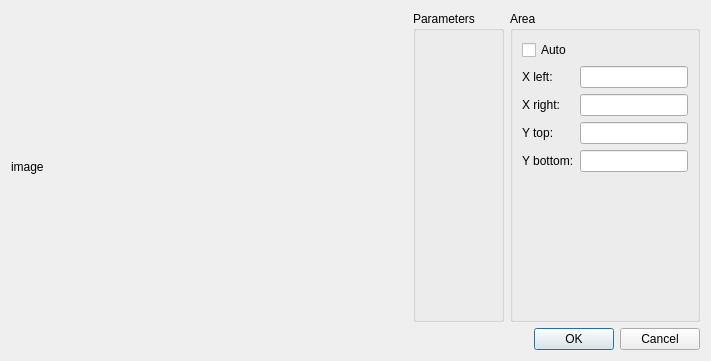
<?xml version="1.0" encoding="UTF-8"?>
<ui version="4.0">
 <class>Scenario</class>
 <widget class="QDialog" name="Scenario">
  <property name="geometry">
   <rect>
    <x>0</x>
    <y>0</y>
    <width>711</width>
    <height>361</height>
   </rect>
  </property>
  <property name="windowTitle">
   <string>Dialog</string>
  </property>
  <layout class="QVBoxLayout" name="verticalLayout_2">
   <item>
    <layout class="QHBoxLayout" name="horizontalLayout" stretch="1,0,0">
     <item>
      <widget class="QLabel" name="image">
       <property name="text">
        <string>image</string>
       </property>
      </widget>
     </item>
     <item>
      <widget class="QGroupBox" name="parameters">
       <property name="title">
        <string>Parameters</string>
       </property>
      </widget>
     </item>
     <item>
      <widget class="QGroupBox" name="groupBox">
       <property name="title">
        <string>Area</string>
       </property>
       <layout class="QVBoxLayout" name="verticalLayout">
        <item>
         <widget class="QCheckBox" name="autoArea">
          <property name="text">
           <string>Auto</string>
          </property>
         </widget>
        </item>
        <item>
         <layout class="QFormLayout" name="formLayout">
          <item row="0" column="0">
           <widget class="QLabel" name="label_7">
            <property name="text">
             <string>X left:</string>
            </property>
           </widget>
          </item>
          <item row="0" column="1">
           <widget class="SIUnitEdit" name="xleft"/>
          </item>
          <item row="1" column="0">
           <widget class="QLabel" name="label_8">
            <property name="text">
             <string>X right:</string>
            </property>
           </widget>
          </item>
          <item row="1" column="1">
           <widget class="SIUnitEdit" name="xright"/>
          </item>
          <item row="2" column="0">
           <widget class="QLabel" name="label_9">
            <property name="text">
             <string>Y top:</string>
            </property>
           </widget>
          </item>
          <item row="2" column="1">
           <widget class="SIUnitEdit" name="ytop"/>
          </item>
          <item row="3" column="0">
           <widget class="QLabel" name="label_10">
            <property name="text">
             <string>Y bottom:</string>
            </property>
           </widget>
          </item>
          <item row="3" column="1">
           <widget class="SIUnitEdit" name="ybottom"/>
          </item>
         </layout>
        </item>
        <item>
         <spacer name="verticalSpacer">
          <property name="orientation">
           <enum>Qt::Vertical</enum>
          </property>
          <property name="sizeHint" stdset="0">
           <size>
            <width>20</width>
            <height>40</height>
           </size>
          </property>
         </spacer>
        </item>
       </layout>
      </widget>
     </item>
    </layout>
   </item>
   <item>
    <widget class="QDialogButtonBox" name="buttonBox">
     <property name="standardButtons">
      <set>QDialogButtonBox::Cancel|QDialogButtonBox::Ok</set>
     </property>
    </widget>
   </item>
  </layout>
 </widget>
 <customwidgets>
  <customwidget>
   <class>SIUnitEdit</class>
   <extends>QLineEdit</extends>
   <header>CustomWidgets/siunitedit.h</header>
  </customwidget>
 </customwidgets>
 <resources/>
 <connections/>
</ui>
